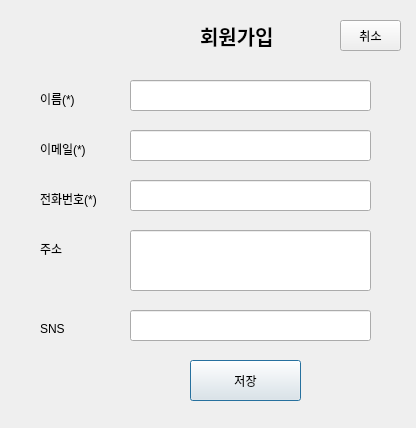
<?xml version="1.0" encoding="UTF-8"?>
<ui version="4.0">
 <class>Dialog</class>
 <widget class="QDialog" name="Dialog">
  <property name="geometry">
   <rect>
    <x>0</x>
    <y>0</y>
    <width>416</width>
    <height>428</height>
   </rect>
  </property>
  <property name="windowTitle">
   <string>Dialog</string>
  </property>
  <widget class="QPushButton" name="btn_save">
   <property name="geometry">
    <rect>
     <x>190</x>
     <y>360</y>
     <width>111</width>
     <height>41</height>
    </rect>
   </property>
   <property name="text">
    <string>저장</string>
   </property>
  </widget>
  <widget class="QLineEdit" name="le_name">
   <property name="geometry">
    <rect>
     <x>130</x>
     <y>80</y>
     <width>241</width>
     <height>31</height>
    </rect>
   </property>
  </widget>
  <widget class="QLineEdit" name="le_email">
   <property name="geometry">
    <rect>
     <x>130</x>
     <y>130</y>
     <width>241</width>
     <height>31</height>
    </rect>
   </property>
  </widget>
  <widget class="QLineEdit" name="le_addrs">
   <property name="geometry">
    <rect>
     <x>130</x>
     <y>230</y>
     <width>241</width>
     <height>61</height>
    </rect>
   </property>
  </widget>
  <widget class="QLineEdit" name="le_sns">
   <property name="geometry">
    <rect>
     <x>130</x>
     <y>310</y>
     <width>241</width>
     <height>31</height>
    </rect>
   </property>
  </widget>
  <widget class="QLabel" name="label">
   <property name="geometry">
    <rect>
     <x>40</x>
     <y>90</y>
     <width>67</width>
     <height>17</height>
    </rect>
   </property>
   <property name="text">
    <string>이름(*)</string>
   </property>
  </widget>
  <widget class="QLabel" name="label_2">
   <property name="geometry">
    <rect>
     <x>40</x>
     <y>140</y>
     <width>67</width>
     <height>17</height>
    </rect>
   </property>
   <property name="text">
    <string>이메일(*)</string>
   </property>
  </widget>
  <widget class="QLabel" name="label_3">
   <property name="geometry">
    <rect>
     <x>40</x>
     <y>240</y>
     <width>67</width>
     <height>17</height>
    </rect>
   </property>
   <property name="text">
    <string>주소</string>
   </property>
  </widget>
  <widget class="QLabel" name="label_4">
   <property name="geometry">
    <rect>
     <x>40</x>
     <y>320</y>
     <width>67</width>
     <height>17</height>
    </rect>
   </property>
   <property name="text">
    <string>SNS</string>
   </property>
  </widget>
  <widget class="QLabel" name="label_5">
   <property name="geometry">
    <rect>
     <x>200</x>
     <y>20</y>
     <width>81</width>
     <height>31</height>
    </rect>
   </property>
   <property name="font">
    <font>
     <pointsize>15</pointsize>
     <weight>75</weight>
     <bold>true</bold>
    </font>
   </property>
   <property name="text">
    <string>회원가입</string>
   </property>
  </widget>
  <widget class="QLabel" name="label_6">
   <property name="geometry">
    <rect>
     <x>40</x>
     <y>190</y>
     <width>81</width>
     <height>17</height>
    </rect>
   </property>
   <property name="text">
    <string>전화번호(*)</string>
   </property>
  </widget>
  <widget class="QLineEdit" name="le_telnos">
   <property name="geometry">
    <rect>
     <x>130</x>
     <y>180</y>
     <width>241</width>
     <height>31</height>
    </rect>
   </property>
  </widget>
  <widget class="QPushButton" name="btn_exit">
   <property name="geometry">
    <rect>
     <x>340</x>
     <y>20</y>
     <width>61</width>
     <height>31</height>
    </rect>
   </property>
   <property name="text">
    <string>취소</string>
   </property>
  </widget>
 </widget>
 <resources/>
 <connections/>
</ui>
